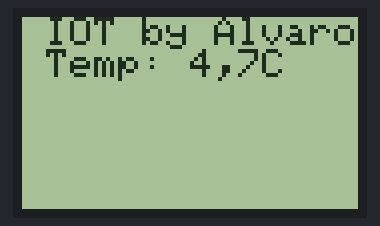
This sketch was run on a simulated ESP8266 (NodeMCU). Parts: 84×48 one-colour display.

Above: at 0.1 s.

The sketch:

DISPLAY_NOKIA_8266.ino
```cpp
#include "Adafruit_GFX.h"
#include "Adafruit_PCD8544.h"

Adafruit_PCD8544 display = Adafruit_PCD8544(D3, D4, D5, D7, D6); // CLK, DIN, DC, CE, RST // BACKLIGHT TERRA-->
void setup()
{
  display.begin();
  display.setContrast(40);
  display.clearDisplay();

  display.setTextSize(1);
  display.setTextColor(BLACK,WHITE);
  display.setCursor(0,0);
  display.println(" IOT by Alvaro ");

  display.setTextSize(0);
  display.setTextColor(BLACK,WHITE);
  display.setCursor(0,8);
  display.println(" Temp: 4,7C");

  display.display();
}

void loop()
{
  // put your main code here, to run repeatedly:
}
```
